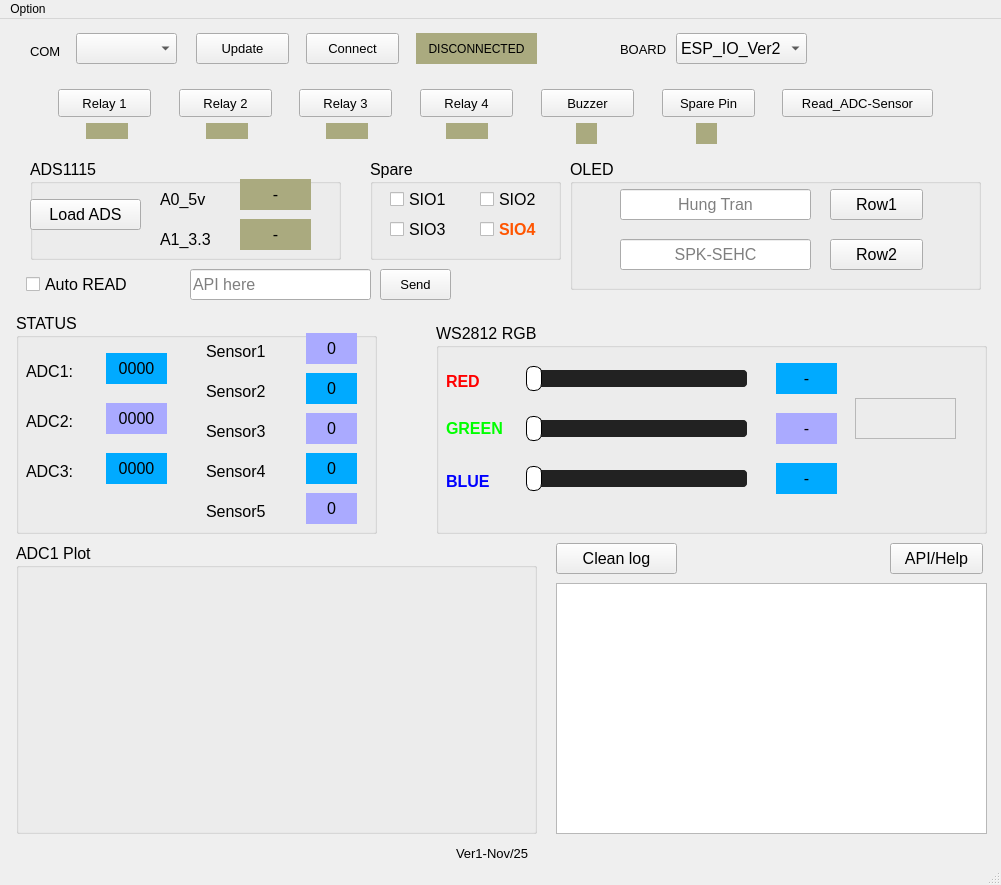
<?xml version="1.0" encoding="UTF-8"?>
<ui version="4.0">
 <class>Dashboard</class>
 <widget class="QMainWindow" name="Dashboard">
  <property name="geometry">
   <rect>
    <x>0</x>
    <y>0</y>
    <width>1001</width>
    <height>885</height>
   </rect>
  </property>
  <property name="windowTitle">
   <string>MainWindow</string>
  </property>
  <widget class="QWidget" name="centralwidget">
   <widget class="QLabel" name="labelPort">
    <property name="geometry">
     <rect>
      <x>30</x>
      <y>24</y>
      <width>41</width>
      <height>16</height>
     </rect>
    </property>
    <property name="font">
     <font>
      <pointsize>10</pointsize>
     </font>
    </property>
    <property name="text">
     <string>COM</string>
    </property>
   </widget>
   <widget class="QComboBox" name="comboPort">
    <property name="geometry">
     <rect>
      <x>76</x>
      <y>14</y>
      <width>101</width>
      <height>31</height>
     </rect>
    </property>
    <property name="font">
     <font>
      <pointsize>10</pointsize>
     </font>
    </property>
   </widget>
   <widget class="QPushButton" name="btnRefresh">
    <property name="geometry">
     <rect>
      <x>196</x>
      <y>14</y>
      <width>93</width>
      <height>31</height>
     </rect>
    </property>
    <property name="font">
     <font>
      <pointsize>10</pointsize>
     </font>
    </property>
    <property name="text">
     <string>Update</string>
    </property>
   </widget>
   <widget class="QPushButton" name="btnConnect">
    <property name="geometry">
     <rect>
      <x>306</x>
      <y>14</y>
      <width>93</width>
      <height>31</height>
     </rect>
    </property>
    <property name="font">
     <font>
      <pointsize>10</pointsize>
     </font>
    </property>
    <property name="text">
     <string>Connect</string>
    </property>
    <property name="checkable">
     <bool>true</bool>
    </property>
   </widget>
   <widget class="QCheckBox" name="checkAutoRead">
    <property name="geometry">
     <rect>
      <x>26</x>
      <y>240</y>
      <width>151</width>
      <height>51</height>
     </rect>
    </property>
    <property name="font">
     <font>
      <pointsize>12</pointsize>
      <weight>50</weight>
      <bold>false</bold>
     </font>
    </property>
    <property name="text">
     <string>Auto READ</string>
    </property>
   </widget>
   <widget class="QGroupBox" name="groupBox">
    <property name="geometry">
     <rect>
      <x>16</x>
      <y>294</y>
      <width>361</width>
      <height>221</height>
     </rect>
    </property>
    <property name="font">
     <font>
      <pointsize>12</pointsize>
     </font>
    </property>
    <property name="title">
     <string>STATUS</string>
    </property>
    <widget class="QLabel" name="labelADC1">
     <property name="geometry">
      <rect>
       <x>90</x>
       <y>40</y>
       <width>61</width>
       <height>31</height>
      </rect>
     </property>
     <property name="font">
      <font>
       <pointsize>12</pointsize>
      </font>
     </property>
     <property name="styleSheet">
      <string notr="true">background-color: rgb(0, 170, 255);</string>
     </property>
     <property name="text">
      <string>0000</string>
     </property>
     <property name="alignment">
      <set>Qt::AlignCenter</set>
     </property>
    </widget>
    <widget class="QLabel" name="labelADC2">
     <property name="geometry">
      <rect>
       <x>90</x>
       <y>90</y>
       <width>61</width>
       <height>31</height>
      </rect>
     </property>
     <property name="font">
      <font>
       <pointsize>12</pointsize>
      </font>
     </property>
     <property name="styleSheet">
      <string notr="true">background-color: rgb(170, 170, 255);</string>
     </property>
     <property name="text">
      <string>0000</string>
     </property>
     <property name="alignment">
      <set>Qt::AlignCenter</set>
     </property>
    </widget>
    <widget class="QLabel" name="labelADC3">
     <property name="geometry">
      <rect>
       <x>90</x>
       <y>140</y>
       <width>61</width>
       <height>31</height>
      </rect>
     </property>
     <property name="styleSheet">
      <string notr="true">background-color: rgb(0, 170, 255);</string>
     </property>
     <property name="text">
      <string>0000</string>
     </property>
     <property name="alignment">
      <set>Qt::AlignCenter</set>
     </property>
    </widget>
    <widget class="QLabel" name="labelS5">
     <property name="geometry">
      <rect>
       <x>290</x>
       <y>180</y>
       <width>51</width>
       <height>31</height>
      </rect>
     </property>
     <property name="styleSheet">
      <string notr="true">background-color: rgb(170, 170, 255);</string>
     </property>
     <property name="text">
      <string>0</string>
     </property>
     <property name="alignment">
      <set>Qt::AlignCenter</set>
     </property>
    </widget>
    <widget class="QLabel" name="labelS1">
     <property name="geometry">
      <rect>
       <x>290</x>
       <y>20</y>
       <width>51</width>
       <height>31</height>
      </rect>
     </property>
     <property name="font">
      <font>
       <pointsize>12</pointsize>
      </font>
     </property>
     <property name="styleSheet">
      <string notr="true">background-color: rgb(170, 170, 255);
</string>
     </property>
     <property name="text">
      <string>0</string>
     </property>
     <property name="alignment">
      <set>Qt::AlignCenter</set>
     </property>
    </widget>
    <widget class="QLabel" name="labelS2">
     <property name="geometry">
      <rect>
       <x>290</x>
       <y>60</y>
       <width>51</width>
       <height>31</height>
      </rect>
     </property>
     <property name="font">
      <font>
       <pointsize>12</pointsize>
      </font>
     </property>
     <property name="styleSheet">
      <string notr="true">background-color: rgb(0, 170, 255);</string>
     </property>
     <property name="text">
      <string>0</string>
     </property>
     <property name="alignment">
      <set>Qt::AlignCenter</set>
     </property>
    </widget>
    <widget class="QLabel" name="labelS3">
     <property name="geometry">
      <rect>
       <x>290</x>
       <y>100</y>
       <width>51</width>
       <height>31</height>
      </rect>
     </property>
     <property name="styleSheet">
      <string notr="true">background-color: rgb(170, 170, 255);</string>
     </property>
     <property name="text">
      <string>0</string>
     </property>
     <property name="alignment">
      <set>Qt::AlignCenter</set>
     </property>
    </widget>
    <widget class="QLabel" name="labelS4">
     <property name="geometry">
      <rect>
       <x>290</x>
       <y>140</y>
       <width>51</width>
       <height>31</height>
      </rect>
     </property>
     <property name="styleSheet">
      <string notr="true">background-color: rgb(0, 170, 255);</string>
     </property>
     <property name="text">
      <string>0</string>
     </property>
     <property name="alignment">
      <set>Qt::AlignCenter</set>
     </property>
    </widget>
    <widget class="QLabel" name="label">
     <property name="geometry">
      <rect>
       <x>10</x>
       <y>50</y>
       <width>55</width>
       <height>16</height>
      </rect>
     </property>
     <property name="text">
      <string>ADC1:</string>
     </property>
    </widget>
    <widget class="QLabel" name="label_2">
     <property name="geometry">
      <rect>
       <x>10</x>
       <y>100</y>
       <width>55</width>
       <height>16</height>
      </rect>
     </property>
     <property name="text">
      <string>ADC2:</string>
     </property>
    </widget>
    <widget class="QLabel" name="label_3">
     <property name="geometry">
      <rect>
       <x>10</x>
       <y>150</y>
       <width>55</width>
       <height>16</height>
      </rect>
     </property>
     <property name="text">
      <string>ADC3:</string>
     </property>
    </widget>
    <widget class="QLabel" name="label_4">
     <property name="geometry">
      <rect>
       <x>190</x>
       <y>30</y>
       <width>81</width>
       <height>16</height>
      </rect>
     </property>
     <property name="text">
      <string>Sensor1</string>
     </property>
    </widget>
    <widget class="QLabel" name="label_5">
     <property name="geometry">
      <rect>
       <x>190</x>
       <y>70</y>
       <width>81</width>
       <height>16</height>
      </rect>
     </property>
     <property name="text">
      <string>Sensor2</string>
     </property>
    </widget>
    <widget class="QLabel" name="label_6">
     <property name="geometry">
      <rect>
       <x>190</x>
       <y>110</y>
       <width>81</width>
       <height>16</height>
      </rect>
     </property>
     <property name="text">
      <string>Sensor3</string>
     </property>
    </widget>
    <widget class="QLabel" name="label_7">
     <property name="geometry">
      <rect>
       <x>190</x>
       <y>150</y>
       <width>81</width>
       <height>16</height>
      </rect>
     </property>
     <property name="text">
      <string>Sensor4</string>
     </property>
    </widget>
    <widget class="QLabel" name="label_8">
     <property name="geometry">
      <rect>
       <x>190</x>
       <y>190</y>
       <width>81</width>
       <height>16</height>
      </rect>
     </property>
     <property name="text">
      <string>Sensor5</string>
     </property>
    </widget>
   </widget>
   <widget class="QGroupBox" name="groupPlot">
    <property name="geometry">
     <rect>
      <x>16</x>
      <y>524</y>
      <width>521</width>
      <height>291</height>
     </rect>
    </property>
    <property name="font">
     <font>
      <pointsize>12</pointsize>
     </font>
    </property>
    <property name="title">
     <string>ADC1 Plot</string>
    </property>
    <widget class="QWidget" name="plotWidget" native="true">
     <property name="geometry">
      <rect>
       <x>-1</x>
       <y>29</y>
       <width>521</width>
       <height>261</height>
      </rect>
     </property>
    </widget>
   </widget>
   <widget class="QGroupBox" name="groupRGB">
    <property name="geometry">
     <rect>
      <x>436</x>
      <y>304</y>
      <width>551</width>
      <height>211</height>
     </rect>
    </property>
    <property name="font">
     <font>
      <pointsize>12</pointsize>
     </font>
    </property>
    <property name="title">
     <string>WS2812 RGB</string>
    </property>
    <widget class="QSlider" name="sliderR">
     <property name="geometry">
      <rect>
       <x>90</x>
       <y>40</y>
       <width>221</width>
       <height>31</height>
      </rect>
     </property>
     <property name="styleSheet">
      <string notr="true">QSlider::groove:horizontal {
    height: 17px;
    background: #444;        /* màu nền rãnh */
    border-radius: 4px;
}

QSlider::sub-page:horizontal {
    background: red;         /* phần đã kéo (trái) */
    border-radius: 4px;
}

QSlider::add-page:horizontal {
    background: #222;        /* phần chưa kéo (phải) */
    border-radius: 4px;
}

QSlider::handle:horizontal {
    background: white;       /* núm trượt */
    border: 1px solid black;
    width: 14px;
    margin: -4px 0;          /* canh giữa rãnh */
    border-radius: 7px;
}
</string>
     </property>
     <property name="maximum">
      <number>255</number>
     </property>
     <property name="orientation">
      <enum>Qt::Horizontal</enum>
     </property>
    </widget>
    <widget class="QSlider" name="sliderG">
     <property name="enabled">
      <bool>true</bool>
     </property>
     <property name="geometry">
      <rect>
       <x>90</x>
       <y>90</y>
       <width>221</width>
       <height>31</height>
      </rect>
     </property>
     <property name="styleSheet">
      <string notr="true">QSlider::groove:horizontal {
    height: 17px;
    background: #444;        /* màu nền rãnh */
    border-radius: 4px;
}

QSlider::sub-page:horizontal {
    background: green;         /* phần đã kéo (trái) */
    border-radius: 4px;
}

QSlider::add-page:horizontal {
    background: #222;        /* phần chưa kéo (phải) */
    border-radius: 4px;
}

QSlider::handle:horizontal {
    background: white;       /* núm trượt */
    border: 1px solid black;
    width: 14px;
    margin: -4px 0;          /* canh giữa rãnh */
    border-radius: 7px;
}
</string>
     </property>
     <property name="maximum">
      <number>255</number>
     </property>
     <property name="orientation">
      <enum>Qt::Horizontal</enum>
     </property>
    </widget>
    <widget class="QSlider" name="sliderB">
     <property name="geometry">
      <rect>
       <x>90</x>
       <y>140</y>
       <width>221</width>
       <height>31</height>
      </rect>
     </property>
     <property name="styleSheet">
      <string notr="true">QSlider::groove:horizontal {
    height: 17px;
    background: #444;        /* màu nền rãnh */
    border-radius: 4px;
}

QSlider::sub-page:horizontal {
    background: blue;         /* phần đã kéo (trái) */
    border-radius: 4px;
}

QSlider::add-page:horizontal {
    background: #222;        /* phần chưa kéo (phải) */
    border-radius: 4px;
}

QSlider::handle:horizontal {
    background: white;       /* núm trượt */
    border: 1px solid black;
    width: 14px;
    margin: -4px 0;          /* canh giữa rãnh */
    border-radius: 7px;
}
</string>
     </property>
     <property name="maximum">
      <number>255</number>
     </property>
     <property name="orientation">
      <enum>Qt::Horizontal</enum>
     </property>
    </widget>
    <widget class="QLabel" name="labelR">
     <property name="geometry">
      <rect>
       <x>10</x>
       <y>50</y>
       <width>55</width>
       <height>16</height>
      </rect>
     </property>
     <property name="font">
      <font>
       <pointsize>12</pointsize>
       <weight>75</weight>
       <bold>true</bold>
      </font>
     </property>
     <property name="styleSheet">
      <string notr="true">color: rgb(255, 0, 0);</string>
     </property>
     <property name="text">
      <string>RED</string>
     </property>
    </widget>
    <widget class="QLabel" name="labelRVal">
     <property name="geometry">
      <rect>
       <x>340</x>
       <y>40</y>
       <width>61</width>
       <height>31</height>
      </rect>
     </property>
     <property name="styleSheet">
      <string notr="true">background-color: rgb(0, 170, 255);</string>
     </property>
     <property name="text">
      <string>-</string>
     </property>
     <property name="alignment">
      <set>Qt::AlignCenter</set>
     </property>
    </widget>
    <widget class="QLabel" name="labelR_2">
     <property name="geometry">
      <rect>
       <x>10</x>
       <y>90</y>
       <width>71</width>
       <height>31</height>
      </rect>
     </property>
     <property name="font">
      <font>
       <pointsize>12</pointsize>
       <weight>75</weight>
       <bold>true</bold>
      </font>
     </property>
     <property name="styleSheet">
      <string notr="true">color: rgb(0, 255, 0);</string>
     </property>
     <property name="text">
      <string>GREEN</string>
     </property>
    </widget>
    <widget class="QLabel" name="labelR_3">
     <property name="geometry">
      <rect>
       <x>10</x>
       <y>150</y>
       <width>61</width>
       <height>16</height>
      </rect>
     </property>
     <property name="font">
      <font>
       <pointsize>12</pointsize>
       <weight>75</weight>
       <bold>true</bold>
      </font>
     </property>
     <property name="styleSheet">
      <string notr="true">color: rgb(0, 0, 255);</string>
     </property>
     <property name="text">
      <string>BLUE</string>
     </property>
    </widget>
    <widget class="QLabel" name="labelGVal">
     <property name="geometry">
      <rect>
       <x>340</x>
       <y>90</y>
       <width>61</width>
       <height>31</height>
      </rect>
     </property>
     <property name="styleSheet">
      <string notr="true">background-color: rgb(170, 170, 255);
</string>
     </property>
     <property name="text">
      <string>-</string>
     </property>
     <property name="alignment">
      <set>Qt::AlignCenter</set>
     </property>
    </widget>
    <widget class="QLabel" name="labelBVal">
     <property name="geometry">
      <rect>
       <x>340</x>
       <y>140</y>
       <width>61</width>
       <height>31</height>
      </rect>
     </property>
     <property name="styleSheet">
      <string notr="true">background-color: rgb(0, 170, 255);</string>
     </property>
     <property name="text">
      <string>-</string>
     </property>
     <property name="alignment">
      <set>Qt::AlignCenter</set>
     </property>
    </widget>
    <widget class="QLabel" name="labelColorPreview">
     <property name="geometry">
      <rect>
       <x>419</x>
       <y>75</y>
       <width>101</width>
       <height>41</height>
      </rect>
     </property>
     <property name="maximumSize">
      <size>
       <width>200</width>
       <height>70</height>
      </size>
     </property>
     <property name="font">
      <font>
       <pointsize>12</pointsize>
      </font>
     </property>
     <property name="frameShape">
      <enum>QFrame::StyledPanel</enum>
     </property>
     <property name="text">
      <string/>
     </property>
     <property name="alignment">
      <set>Qt::AlignCenter</set>
     </property>
    </widget>
   </widget>
   <widget class="QPushButton" name="btnClean">
    <property name="geometry">
     <rect>
      <x>556</x>
      <y>524</y>
      <width>121</width>
      <height>31</height>
     </rect>
    </property>
    <property name="font">
     <font>
      <pointsize>12</pointsize>
     </font>
    </property>
    <property name="text">
     <string>Clean log</string>
    </property>
   </widget>
   <widget class="QTextEdit" name="logg">
    <property name="geometry">
     <rect>
      <x>556</x>
      <y>564</y>
      <width>431</width>
      <height>251</height>
     </rect>
    </property>
    <property name="font">
     <font>
      <pointsize>12</pointsize>
     </font>
    </property>
   </widget>
   <widget class="QGroupBox" name="groupBox_2">
    <property name="geometry">
     <rect>
      <x>570</x>
      <y>140</y>
      <width>411</width>
      <height>131</height>
     </rect>
    </property>
    <property name="font">
     <font>
      <pointsize>12</pointsize>
     </font>
    </property>
    <property name="title">
     <string>OLED</string>
    </property>
    <widget class="QLineEdit" name="editOled1">
     <property name="geometry">
      <rect>
       <x>50</x>
       <y>30</y>
       <width>191</width>
       <height>31</height>
      </rect>
     </property>
     <property name="font">
      <font>
       <pointsize>12</pointsize>
      </font>
     </property>
     <property name="text">
      <string/>
     </property>
     <property name="alignment">
      <set>Qt::AlignCenter</set>
     </property>
     <property name="placeholderText">
      <string>Hung Tran</string>
     </property>
    </widget>
    <widget class="QLineEdit" name="editOled2">
     <property name="geometry">
      <rect>
       <x>50</x>
       <y>80</y>
       <width>191</width>
       <height>31</height>
      </rect>
     </property>
     <property name="font">
      <font>
       <pointsize>12</pointsize>
      </font>
     </property>
     <property name="text">
      <string/>
     </property>
     <property name="alignment">
      <set>Qt::AlignCenter</set>
     </property>
     <property name="placeholderText">
      <string>SPK-SEHC</string>
     </property>
    </widget>
    <widget class="QPushButton" name="btnOled1">
     <property name="geometry">
      <rect>
       <x>260</x>
       <y>30</y>
       <width>93</width>
       <height>31</height>
      </rect>
     </property>
     <property name="font">
      <font>
       <pointsize>12</pointsize>
      </font>
     </property>
     <property name="text">
      <string>Row1</string>
     </property>
    </widget>
    <widget class="QPushButton" name="btnOled2">
     <property name="geometry">
      <rect>
       <x>260</x>
       <y>80</y>
       <width>93</width>
       <height>31</height>
      </rect>
     </property>
     <property name="font">
      <font>
       <pointsize>12</pointsize>
      </font>
     </property>
     <property name="text">
      <string>Row2</string>
     </property>
    </widget>
   </widget>
   <widget class="QGroupBox" name="groupBox_3">
    <property name="geometry">
     <rect>
      <x>30</x>
      <y>140</y>
      <width>311</width>
      <height>101</height>
     </rect>
    </property>
    <property name="font">
     <font>
      <pointsize>12</pointsize>
     </font>
    </property>
    <property name="title">
     <string>ADS1115</string>
    </property>
    <widget class="QLabel" name="labelADS0">
     <property name="geometry">
      <rect>
       <x>210</x>
       <y>20</y>
       <width>71</width>
       <height>31</height>
      </rect>
     </property>
     <property name="styleSheet">
      <string notr="true">background-color: rgb(170, 170, 127);</string>
     </property>
     <property name="text">
      <string>-</string>
     </property>
     <property name="alignment">
      <set>Qt::AlignCenter</set>
     </property>
    </widget>
    <widget class="QLabel" name="label_10">
     <property name="geometry">
      <rect>
       <x>130</x>
       <y>30</y>
       <width>71</width>
       <height>20</height>
      </rect>
     </property>
     <property name="text">
      <string>A0_5v</string>
     </property>
    </widget>
    <widget class="QPushButton" name="btnAdsLoad">
     <property name="geometry">
      <rect>
       <x>0</x>
       <y>40</y>
       <width>111</width>
       <height>31</height>
      </rect>
     </property>
     <property name="text">
      <string>Load ADS</string>
     </property>
    </widget>
    <widget class="QLabel" name="label_12">
     <property name="geometry">
      <rect>
       <x>130</x>
       <y>70</y>
       <width>71</width>
       <height>20</height>
      </rect>
     </property>
     <property name="text">
      <string>A1_3.3</string>
     </property>
    </widget>
    <widget class="QLabel" name="labelADS1">
     <property name="geometry">
      <rect>
       <x>210</x>
       <y>60</y>
       <width>71</width>
       <height>31</height>
      </rect>
     </property>
     <property name="styleSheet">
      <string notr="true">background-color: rgb(170, 170, 127);</string>
     </property>
     <property name="text">
      <string>-</string>
     </property>
     <property name="alignment">
      <set>Qt::AlignCenter</set>
     </property>
    </widget>
   </widget>
   <widget class="QLabel" name="labelPort_2">
    <property name="geometry">
     <rect>
      <x>456</x>
      <y>824</y>
      <width>111</width>
      <height>21</height>
     </rect>
    </property>
    <property name="font">
     <font>
      <pointsize>10</pointsize>
     </font>
    </property>
    <property name="text">
     <string>Ver1-Nov/25</string>
    </property>
   </widget>
   <widget class="QLabel" name="labelStatus">
    <property name="geometry">
     <rect>
      <x>416</x>
      <y>14</y>
      <width>121</width>
      <height>31</height>
     </rect>
    </property>
    <property name="styleSheet">
     <string notr="true">background-color: rgb(170, 170, 127);</string>
    </property>
    <property name="text">
     <string>DISCONNECTED</string>
    </property>
    <property name="alignment">
     <set>Qt::AlignCenter</set>
    </property>
   </widget>
   <widget class="QLabel" name="labelR2State">
    <property name="geometry">
     <rect>
      <x>206</x>
      <y>104</y>
      <width>42</width>
      <height>16</height>
     </rect>
    </property>
    <property name="styleSheet">
     <string notr="true">background-color: rgb(170, 170, 127);</string>
    </property>
    <property name="text">
     <string/>
    </property>
    <property name="alignment">
     <set>Qt::AlignCenter</set>
    </property>
   </widget>
   <widget class="QLabel" name="labelR3State">
    <property name="geometry">
     <rect>
      <x>326</x>
      <y>104</y>
      <width>42</width>
      <height>16</height>
     </rect>
    </property>
    <property name="styleSheet">
     <string notr="true">background-color: rgb(170, 170, 127);</string>
    </property>
    <property name="text">
     <string/>
    </property>
    <property name="alignment">
     <set>Qt::AlignCenter</set>
    </property>
   </widget>
   <widget class="QLabel" name="labelR4State">
    <property name="geometry">
     <rect>
      <x>446</x>
      <y>104</y>
      <width>42</width>
      <height>16</height>
     </rect>
    </property>
    <property name="styleSheet">
     <string notr="true">background-color: rgb(170, 170, 127);</string>
    </property>
    <property name="text">
     <string/>
    </property>
    <property name="alignment">
     <set>Qt::AlignCenter</set>
    </property>
   </widget>
   <widget class="QLabel" name="status_bu">
    <property name="geometry">
     <rect>
      <x>576</x>
      <y>104</y>
      <width>21</width>
      <height>21</height>
     </rect>
    </property>
    <property name="styleSheet">
     <string notr="true">background-color: rgb(170, 170, 127);</string>
    </property>
    <property name="text">
     <string/>
    </property>
    <property name="alignment">
     <set>Qt::AlignCenter</set>
    </property>
   </widget>
   <widget class="QLabel" name="status_led">
    <property name="geometry">
     <rect>
      <x>696</x>
      <y>104</y>
      <width>21</width>
      <height>21</height>
     </rect>
    </property>
    <property name="styleSheet">
     <string notr="true">background-color: rgb(170, 170, 127);</string>
    </property>
    <property name="text">
     <string/>
    </property>
    <property name="alignment">
     <set>Qt::AlignCenter</set>
    </property>
   </widget>
   <widget class="QComboBox" name="comboBox">
    <property name="geometry">
     <rect>
      <x>676</x>
      <y>14</y>
      <width>131</width>
      <height>31</height>
     </rect>
    </property>
    <property name="font">
     <font>
      <pointsize>12</pointsize>
     </font>
    </property>
    <item>
     <property name="text">
      <string>ESP_IO_Ver2</string>
     </property>
    </item>
    <item>
     <property name="text">
      <string>ESP_IO_Ver3</string>
     </property>
    </item>
    <item>
     <property name="text">
      <string>B8M</string>
     </property>
    </item>
    <item>
     <property name="text">
      <string>B16M</string>
     </property>
    </item>
   </widget>
   <widget class="QLabel" name="label_11">
    <property name="geometry">
     <rect>
      <x>620</x>
      <y>10</y>
      <width>51</width>
      <height>41</height>
     </rect>
    </property>
    <property name="font">
     <font>
      <pointsize>10</pointsize>
     </font>
    </property>
    <property name="text">
     <string>BOARD</string>
    </property>
   </widget>
   <widget class="QPushButton" name="btnLed">
    <property name="geometry">
     <rect>
      <x>662</x>
      <y>70</y>
      <width>93</width>
      <height>28</height>
     </rect>
    </property>
    <property name="font">
     <font>
      <pointsize>10</pointsize>
     </font>
    </property>
    <property name="text">
     <string>Spare Pin</string>
    </property>
   </widget>
   <widget class="QPushButton" name="btnR3">
    <property name="geometry">
     <rect>
      <x>299</x>
      <y>70</y>
      <width>93</width>
      <height>28</height>
     </rect>
    </property>
    <property name="font">
     <font>
      <pointsize>10</pointsize>
     </font>
    </property>
    <property name="text">
     <string>Relay 3</string>
    </property>
   </widget>
   <widget class="QPushButton" name="btnBuz">
    <property name="geometry">
     <rect>
      <x>541</x>
      <y>70</y>
      <width>93</width>
      <height>28</height>
     </rect>
    </property>
    <property name="font">
     <font>
      <pointsize>10</pointsize>
     </font>
    </property>
    <property name="text">
     <string>Buzzer</string>
    </property>
   </widget>
   <widget class="QLabel" name="labelR1State">
    <property name="geometry">
     <rect>
      <x>86</x>
      <y>104</y>
      <width>42</width>
      <height>16</height>
     </rect>
    </property>
    <property name="styleSheet">
     <string notr="true">background-color: rgb(170, 170, 127);</string>
    </property>
    <property name="text">
     <string/>
    </property>
    <property name="alignment">
     <set>Qt::AlignCenter</set>
    </property>
   </widget>
   <widget class="QPushButton" name="btnRead">
    <property name="geometry">
     <rect>
      <x>782</x>
      <y>70</y>
      <width>151</width>
      <height>28</height>
     </rect>
    </property>
    <property name="font">
     <font>
      <pointsize>10</pointsize>
     </font>
    </property>
    <property name="text">
     <string>Read_ADC-Sensor</string>
    </property>
   </widget>
   <widget class="QPushButton" name="btnR1">
    <property name="geometry">
     <rect>
      <x>58</x>
      <y>70</y>
      <width>93</width>
      <height>28</height>
     </rect>
    </property>
    <property name="font">
     <font>
      <pointsize>10</pointsize>
      <weight>50</weight>
      <bold>false</bold>
     </font>
    </property>
    <property name="text">
     <string>Relay 1</string>
    </property>
   </widget>
   <widget class="QPushButton" name="btnR2">
    <property name="geometry">
     <rect>
      <x>179</x>
      <y>70</y>
      <width>93</width>
      <height>28</height>
     </rect>
    </property>
    <property name="font">
     <font>
      <pointsize>10</pointsize>
     </font>
    </property>
    <property name="text">
     <string>Relay 2</string>
    </property>
   </widget>
   <widget class="QPushButton" name="btnR4">
    <property name="geometry">
     <rect>
      <x>420</x>
      <y>70</y>
      <width>93</width>
      <height>28</height>
     </rect>
    </property>
    <property name="font">
     <font>
      <pointsize>10</pointsize>
     </font>
    </property>
    <property name="text">
     <string>Relay 4</string>
    </property>
   </widget>
   <widget class="QLineEdit" name="editCmd">
    <property name="geometry">
     <rect>
      <x>190</x>
      <y>250</y>
      <width>181</width>
      <height>31</height>
     </rect>
    </property>
    <property name="font">
     <font>
      <pointsize>12</pointsize>
     </font>
    </property>
    <property name="placeholderText">
     <string>API here</string>
    </property>
   </widget>
   <widget class="QPushButton" name="btnCmdSend">
    <property name="geometry">
     <rect>
      <x>380</x>
      <y>250</y>
      <width>71</width>
      <height>31</height>
     </rect>
    </property>
    <property name="font">
     <font>
      <pointsize>10</pointsize>
     </font>
    </property>
    <property name="text">
     <string>Send</string>
    </property>
    <property name="checkable">
     <bool>true</bool>
    </property>
   </widget>
   <widget class="QPushButton" name="btnHelp">
    <property name="geometry">
     <rect>
      <x>890</x>
      <y>524</y>
      <width>93</width>
      <height>31</height>
     </rect>
    </property>
    <property name="font">
     <font>
      <pointsize>12</pointsize>
     </font>
    </property>
    <property name="text">
     <string>API/Help</string>
    </property>
   </widget>
   <widget class="QGroupBox" name="groupBox_4">
    <property name="geometry">
     <rect>
      <x>370</x>
      <y>140</y>
      <width>191</width>
      <height>101</height>
     </rect>
    </property>
    <property name="font">
     <font>
      <pointsize>12</pointsize>
     </font>
    </property>
    <property name="styleSheet">
     <string notr="true"/>
    </property>
    <property name="title">
     <string>Spare</string>
    </property>
    <widget class="QCheckBox" name="checkSIO1">
     <property name="geometry">
      <rect>
       <x>20</x>
       <y>30</y>
       <width>71</width>
       <height>20</height>
      </rect>
     </property>
     <property name="text">
      <string>SIO1</string>
     </property>
    </widget>
    <widget class="QCheckBox" name="checkSIO2">
     <property name="geometry">
      <rect>
       <x>110</x>
       <y>30</y>
       <width>71</width>
       <height>20</height>
      </rect>
     </property>
     <property name="text">
      <string>SIO2</string>
     </property>
    </widget>
    <widget class="QCheckBox" name="checkSIO3">
     <property name="geometry">
      <rect>
       <x>20</x>
       <y>60</y>
       <width>71</width>
       <height>20</height>
      </rect>
     </property>
     <property name="text">
      <string>SIO3</string>
     </property>
    </widget>
    <widget class="QCheckBox" name="checkSIO4">
     <property name="geometry">
      <rect>
       <x>110</x>
       <y>60</y>
       <width>71</width>
       <height>20</height>
      </rect>
     </property>
     <property name="font">
      <font>
       <weight>75</weight>
       <bold>true</bold>
      </font>
     </property>
     <property name="styleSheet">
      <string notr="true">color: rgb(255, 85, 0);</string>
     </property>
     <property name="text">
      <string>SIO4</string>
     </property>
    </widget>
   </widget>
  </widget>
  <widget class="QMenuBar" name="menubar">
   <property name="geometry">
    <rect>
     <x>0</x>
     <y>0</y>
     <width>1001</width>
     <height>26</height>
    </rect>
   </property>
   <widget class="QMenu" name="menuHelp">
    <property name="title">
     <string>Option</string>
    </property>
    <addaction name="actionHelp"/>
    <addaction name="actionAbout"/>
   </widget>
   <addaction name="menuHelp"/>
  </widget>
  <widget class="QStatusBar" name="statusbar"/>
  <action name="actionHelp">
   <property name="text">
    <string>Help</string>
   </property>
  </action>
  <action name="actionAbout">
   <property name="text">
    <string>About</string>
   </property>
  </action>
 </widget>
 <resources/>
 <connections/>
</ui>
